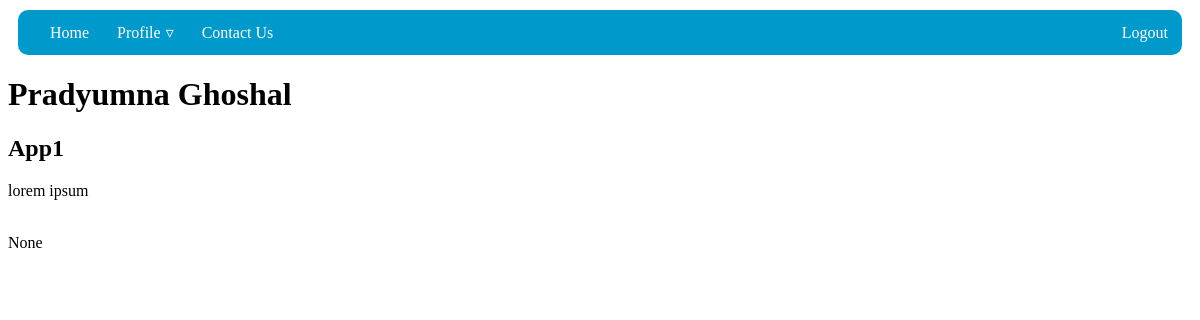
/milestone/3/ (signed in), run on an earlier commit of the app's database.
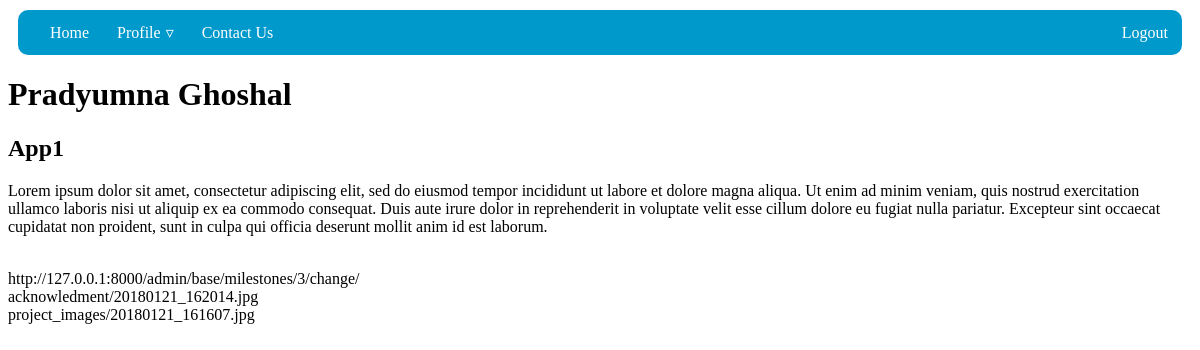
And on a later commit of the database.
### base/models.py (models this page shows, shortened)
class Milestones(models.Model):
    user = models.ForeignKey(User, on_delete=models.CASCADE)
    title =  models.CharField(max_length=20, null=True, blank=True)
    description = models.TextField(max_length=1000, null=True, blank=True)
    project_or_repository_link = models.URLField(null=True, blank=True)
    acknowledgement = models.ImageField(upload_to='acknowledment/', null=True, blank=True)
    project = models.ImageField(upload_to='project_images/', null=True, blank=True)

class User(AbstractUser):
    USERNAME_FIELD='username'
    def __str__(self):
        if super().first_name:
            return super().get_full_name()
        else:
            return super().username

### prof_details/views.py (the view)
# urls.py: path('milestone/<str:id>/', login_required(views.MilestoneView.as_view(),login_url='login'), name='milestone'),
class MilestoneView(View):
    def get(self, request, *args, **kwargs):
        milestones = Milestones.objects.get(id=kwargs.get('id'))
        context = {'milestones':milestones}
        return render(request, 'base/milestones_page.html',context)

### base/templates/base/milestones_page.html (shortened to what this page needs)
{% extends 'main.html' %}
{% block content %}
        <h1>{{milestones.user}} </h1>
        <h2>{{milestones.title}}</h2>
        <p>{{milestones.description}}</p>
        {{milestones.project_or_repository_link}}
        {{milestones.acknowledgement}}
        {{milestones.project}}
{% endblock %}

What changed in the data, as far as the page shows it:
changed Milestones "App1": description "lorem ipsum" → "Lorem ipsum dolor sit amet, consectetur adipiscing elit, sed do eiusmod tempor incididunt ut labore et dolore magna aliqua. Ut enim ad minim veniam, quis nostrud exercitation ullamco laboris nisi ut aliquip ex ea commodo consequat. Duis aute irure dolor in reprehenderit in voluptate velit esse cillum dolore eu fugiat nulla pariatur. Excepteur sint occaecat cupidatat non proident, sunt in culpa qui officia deserunt mollit anim id est laborum."; project_or_repository_link "None" → "http://127.0.0.1:8000/admin/base/milestones/3/change/"; acknowledgement (not shown) → "acknowledment/20180121_162014.jpg"; project (not shown) → "project_images/20180121_161607.jpg"
